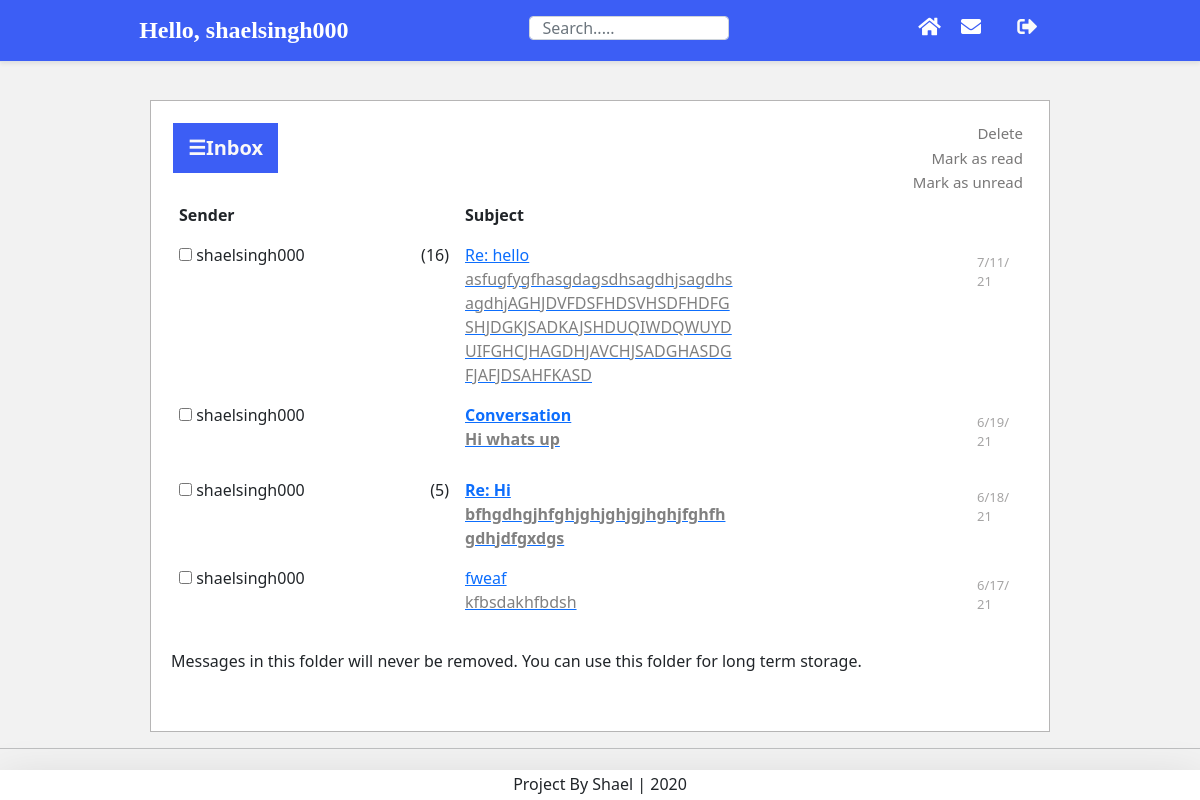
Page /messages/archives/ (signed in) on the committed database.
### account/models.py (models this page shows, shortened)
class Account(AbstractBaseUser):
    email               = models.EmailField(verbose_name="email",max_length=60,unique=True)
    username            = models.CharField(max_length=30, unique=True)
    bio                 = models.TextField(max_length=500, default=" ")
    date_joined         = models.DateTimeField(verbose_name="date joined",  auto_now_add =True)
    date_joined         = models.DateTimeField(verbose_name="last login", auto_now_add = True)
    is_admin            = models.BooleanField(default=False)
    is_active           = models.BooleanField(default=True)
    is_staff            = models.BooleanField(default=False)
    is_superuser        = models.BooleanField(default=False)
    objects = MyAccountManager()
    USERNAME_FIELD = 'email'
    REQUIRED_FIELDS = ['username']
    def __str__(self):
        return self.email

### postman/models.py (models this page shows, shortened)
class Message(models.Model):
    SUBJECT_MAX_LENGTH = 120
    subject = models.CharField(_("subject"), max_length=SUBJECT_MAX_LENGTH,default="Conversation")
    body = models.TextField(_("body"), blank=True)
    sender = models.ForeignKey(settings.AUTH_USER_MODEL, on_delete=models.CASCADE, related_name='sent_messages',
        null=True, blank=True, verbose_name=_("sender"))
    recipient = models.ForeignKey(settings.AUTH_USER_MODEL, on_delete=models.CASCADE, related_name='received_messages',
        null=True, blank=True, verbose_name=_("recipient"))
    email = models.EmailField(_("visitor"), blank=True)  # instead of either sender or recipient, for an AnonymousUser
    parent = models.ForeignKey('self', on_delete=models.CASCADE, related_name='next_messages',
        null=True, blank=True, verbose_name=_("parent message"))
    thread = models.ForeignKey('self', on_delete=models.CASCADE, related_name='child_messages',
        null=True, blank=True, verbose_name=_("root message"))
    sent_at = models.DateTimeField(_("sent at"), default=now)
    read_at = models.DateTimeField(_("read at"), null=True, blank=True)
    replied_at = models.DateTimeField(_("replied at"), null=True, blank=True)
    sender_archived = models.BooleanField(_("archived by sender"), default=False)
    recipient_archived = models.BooleanField(_("archived by recipient"), default=False)
    sender_deleted_at = models.DateTimeField(_("deleted by sender at"), null=True, blank=True)
    recipient_deleted_at = models.DateTimeField(_("deleted by recipient at"), null=True, blank=True)
    moderation_status = models.CharField(_("status"), max_length=1, choices=STATUS_CHOICES, default=STATUS_PENDING)
    moderation_by = models.ForeignKey(settings.AUTH_USER_MODEL, on_delete=models.CASCADE, related_name='moderated_messages',
        null=True, blank=True, verbose_name=_("moderator"))
    moderation_date = models.DateTimeField(_("moderated at"), null=True, blank=True)
    moderation_reason = models.CharField(_("rejection reason"), max_length=120, blank=True)
    objects = MessageManager()
    class Meta:
        verbose_name = _("message")
        verbose_name_plural = _("messages")
        ordering = ['-sent_at', '-id']
    @property
    def is_new(self):
        return self.read_at is None
    @property
    def is_replied(self):
        return self.replied_at is not None
    def admin_sender(self):
        """
        Return the sender either as a username or as a plain email.
        Designed for the Admin site.

        """
        if self.sender:
            return str(self.sender)
        else:
            return '<{0}>'.format(self.email)
    admin_sender.short_description = _("sender")
    admin_sender.admin_order_field = 'sender'
    clear_sender = property(admin_sender)
    @property
    def obfuscated_sender(self):
        if self.sender:
            return get_user_representation(self.sender)
        else:
            return self._obfuscated_email()
    def admin_recipient(self):
        """
        Return the recipient either as a username or as a plain email.
        Designed for the Admin site.

        """
        if self.recipient:
            return str(self.recipient)
        else:
            return '<{0}>'.format(self.email)
    admin_recipient.short_description = _("recipient")
    admin_recipient.admin_order_field = 'recipient'
    clear_recipient = property(admin_recipient)

### postman/views.py (the view)
class ArchivesView(FolderMixin, TemplateView):
    folder_name = 'archives'
    view_name = 'archives'
    template_name = 'postman/archives.html'

### postman/models.py (called while the page is built)
def get_order_by(query_dict):
    if ORDER_BY_KEY in query_dict:
        code = query_dict[ORDER_BY_KEY]  # code may be uppercase or lowercase
        order_by_field = ORDER_BY_FIELDS.get(code.lower())
        if order_by_field:
            if code.isupper():
                order_by_field = '-' + order_by_field
            return order_by_field

def get_user_representation(user):
    show_user_as = getattr(settings, 'POSTMAN_SHOW_USER_AS', None)
    if isinstance(show_user_as, str):
        if '.' in show_user_as:
            mod_path, _, attr_name = show_user_as.rpartition('.')
            try:
                return force_str(getattr(import_module(mod_path), attr_name)(user))
            except:  # ImportError, AttributeError, TypeError (not callable)
                pass
        else:
            attr = getattr(user, show_user_as, None)
            if callable(attr):
                attr = attr()
            if attr:
                return force_str(attr)
    elif callable(show_user_as):
        try:
            return force_str(show_user_as(user))
        except:
            pass
    return force_str(user)  # default value, or in case of empty attribute or exception

    def archives(self, user, **kwargs):
        related = ('sender', 'recipient')
        filters = ({
            'recipient': user,
            'recipient_archived': True,
            'recipient_deleted_at__isnull': True,
            'moderation_status': STATUS_ACCEPTED,
        }, {
            'sender': user,
            'sender_archived': True,
            'sender_deleted_at__isnull': True,
        })
        return self._folder(related, filters, **kwargs)

### postman/query.py (called while the page is built)
    def __getattr__(self, name):
        target = self._target
        f = getattr(target, name)
        if isinstance(f, MethodType):
            return MethodType(f.__func__, self)
        else:
            return f

    def __setattr__(self, name, value):
        if name != '_target':
            setattr(self._target, name, value)
        else:
            object.__setattr__(self, name, value)

    def clone(self, *args, **kwargs):
        obj = super().clone(*args, **kwargs)
        obj._pm_table = self._pm_table
        return obj

    def get_compiler(self, *args, **kwargs):
        compiler = super().get_compiler(*args, **kwargs)
        return CompilerProxy(compiler)

    def pm_set_extra(self, table):
        self._pm_table = table

    def pm_get_extra(self):
        return self._pm_table

### postman/templatetags/pagination_tags.py (called while the page is built)
    def render(self, context):
        return ''

### postman/templates/postman/archives.html (shortened to what this page needs)
{% extends "postman/base_folder.html" %}
{% load i18n %}
{% block pm_footer_info %}
<p>{% trans "Messages in this folder will never be removed. You can use this folder for long term storage." %}</p>
{% endblock %}

### postman/templates/postman/base_folder.html (shortened to what this page needs)
{% extends "postman/base.html" %}
{% load i18n postman_tags %}{% load pagination_tags %}
{% block content %}
{% load avatar_tags %}
<div id="main">
   <button class="openbtn" onclick="openNav()">&#9776;Inbox</button>
<div class="tab2">
   <form action="{% block pm_form_action %}{% endblock %}" method="post">{% csrf_token %}
    {% block pm_form_buttons %}<span id="pm_buttons">
    {% block pm_delete_button %}<button type="submit" class="pm_btn pm_btn-delete" onclick="this.form.action='{% url 'postman:delete' %}'">{% trans "Delete" %}</button>{% endblock %}
    {% block pm_read_button %}<button type="submit" class="pm_btn pm_btn-read" onclick="this.form.action='{% url 'postman:mark-read' %}'">{% trans "Mark as read" %}</button>{% endblock %}
    {% block pm_unread_button %}<button type="submit" class="pm_btn pm_btn-unread" onclick="this.form.action='{% url 'postman:mark-unread' %}'">{% trans "Mark as unread" %}</button>{% endblock %}
    </span>{% endblock %}
</div>
{% if invalid_page %}
<p>{% trans "Sorry, this page number is invalid." %}</p>
{% else %}
{% if pm_messages %}
<table id="pm_messages" class="table table-borderless">
 <thead>
  <tr>
      <th>{% trans "Sender" %}</th>
      <th>{% trans "Subject" %}</th>
  </tr>
</thead>
<tbody>
   {% for message in pm_messages %}
   <tr>
      <td><span>
          <input type="checkbox" {% if by_conversation and message.thread_id %}name="tpks" value="{{ message.thread_id }}"{% else %}name="pks" value="{{ message.pk }}"{% endif %}>
       {{ message.obfuscated_sender }}</span><span style="float: right;">{% if message.count %}({{ message.count }}){% endif %}</span></td>
      <td style="overflow: hidden;">{% if message.is_new %}<strong>{% endif %}{% if message.is_replied %}<em>{% endif %}
      {% block pm_subject %}
         <a href="{% if by_conversation and message.thread_id %}{% url 'postman:view_conversation' message.thread_id %}{% else %}{% url 'postman:view' message.pk %}{% endif %}?next={{ current_url|urlencode }}">
         {% include "postman/inc_subject_ex.html" %}</a>
      {% endblock %}
   {% if message.is_new %}</strong>{% endif %}</td>
   <td style="width: 50px;" class="pm_date">{{ message.sent_at|compact_date:_("g:i A,M j,n/j/y") }}</td>
  </tr>
  {% endfor %}
</tbody>
</table>
{% else %}
<p>{% trans "No messages." %}</p>
{% endif %}
{% endif %}
{% block pm_footer_info %}{% endblock %}
</div>
</div>
{% endblock content %}

### templates/snippets/header.html (shortened to what this page needs)
{% load avatar_tags %}
{% load static %}
<link href="https://cdn.jsdelivr.net/npm/bootstrap@5.0.0-beta1/dist/css/bootstrap.min.css" rel="stylesheet">
<link rel="stylesheet" href="https://use.fontawesome.com/releases/v5.7.0/css/all.css">
	<header class="d-flex flex-column flex-md-row align-items-center p-3 px-md-4 mb-3 border-bottom shadow-sm nav">
		<div class="navi">
		{% if request.user.is_authenticated %}
			<p class="h5 my-0 me-md-auto fw-bold ">Hello, {{request.user.username}}</p>
		{% else %}
			<p class="h5 my-0 me-md-auto fw-bold">Welcome</p>
		{% endif %}
		<div class="search-bar">
			<form method="get">
				<input class="form-control"  type="text" name="q" id="id_q" placeholder="Search.....">
			</form>
		</div>
		<nav class="my-2 my-md-0 me-md-3" >
			{% if request.user.is_authenticated %}
				<a class="p-2 text-white font-weight-bold" href="{% url 'home' %}"><i class="fa fa-home" aria-hidden="true" style='font-size:20px; color: white'></i></a>
				<a class="p-2 text-white font-weight-bold" href="{% url 'messages:inbox' %}"><i alt="messages" class="fa fa-envelope" aria-hidden="true" style='font-size:20px; color: white'></i></a>
				<a class="p-2 text-white font-weight-bold" href="{% url 'account' user.username %}">{% avatar user class="img_circle"%}</a>
				<a class="p-2 text-white font-weight-bold" href="{% url 'logout' %}"><i class="fa fa-sign-out-alt" aria-hidden="true" style='font-size:20px; color: rgb(250, 250, 250)'></i></a>
			{% endif %}
		</nav>
	</div>
	</header>

### postman/templates/postman/inc_subject_ex.html (shortened to what this page needs)
{% load postman_tags %}{% with message.subject|truncatewords:5 as truncated_subject %}{{ truncated_subject }}
{% with truncated_subject|wordcount as subject_wc %}{% with 12|sub:subject_wc as wc %}{% if message.body and wc > 0 %} <br><span style="color: grey">{{ message.body|truncatewords:wc }}</span>{% endif %}{% endwith %}{% endwith %}{% endwith %}

### static_cdn/postman/css/postman.css (style rules this page uses)
a { color: white; }

### templates/snippets/header.html (style rules this page uses)
header { width: 100%; position: fixed; top: 0px; }
.search-bar { max-width: 200px; width: 100%; margin-right: auto; }
.search-bar input { height: 24px; }
.nav { background-color: rgb(60, 94, 245); color: white; }
.navi { display: inline-flex; width: 80%; margin-left: 10%; margin-right: 10%; }
.h5 { font-family: 'Brush Script MT', cursive; font-size: 24px; }

### templates/snippets/base_css.html (style rules this page uses)
body { background-color: #f2f2f2; padding-top: 100px; }

### postman/templates/postman/base_folder.html (style rules this page uses)
.tab2 { float: right; background-color: white; width: 15%; }
.tab2 button { display: block; background-color: white; color: rgb(121, 120, 120); width: 100%; border: none; outline: none; text-align: right; cursor: pointer; transition: 0.3s; font-size: 15px; }
.table { width: 100%; table-layout: fixed; }
.table td { overflow-wrap: break-word; margin: 10px; }
.pm_date { float: right; color: rgb(165, 164, 164); font-size: small; }
.openbtn { font-size: 20px; cursor: pointer; background-color: rgb(60, 94, 245);; color: rgb(250, 248, 248); padding: 10px 15px; font-weight: bolder; border: 2px solid white; }
#main { transition: margin-left .5s; padding: 20px; }

### rows in the picture
Account: user.username "shaelsingh000"
Message: obfuscated_sender "shaelsingh000", count "16", subject "Re: hello", body "asfugfygfhasgdagsdhsagdhjsagdhsagdhjAGHJDVFDSFHDSVHSDFHDFGSHJDGKJSADKAJSHDUQIWDQWUYDUIFGHCJHAGDHJAVCHJSADGHASDGFJAFJDSAHFKASD", sent_at|compact_date "7/11/21"
Message: obfuscated_sender "shaelsingh000", subject "Conversation", body "Hi whats up", sent_at|compact_date "6/19/21"
Message: obfuscated_sender "shaelsingh000", count "5", subject "Re: Hi", body "bfhgdhgjhfghjghjghjgjhghjfghfhgdhjdfgxdgs", sent_at|compact_date "6/18/21"
Message: obfuscated_sender "shaelsingh000", subject "fweaf", body "kfbsdakhfbdsh", sent_at|compact_date "6/17/21"
